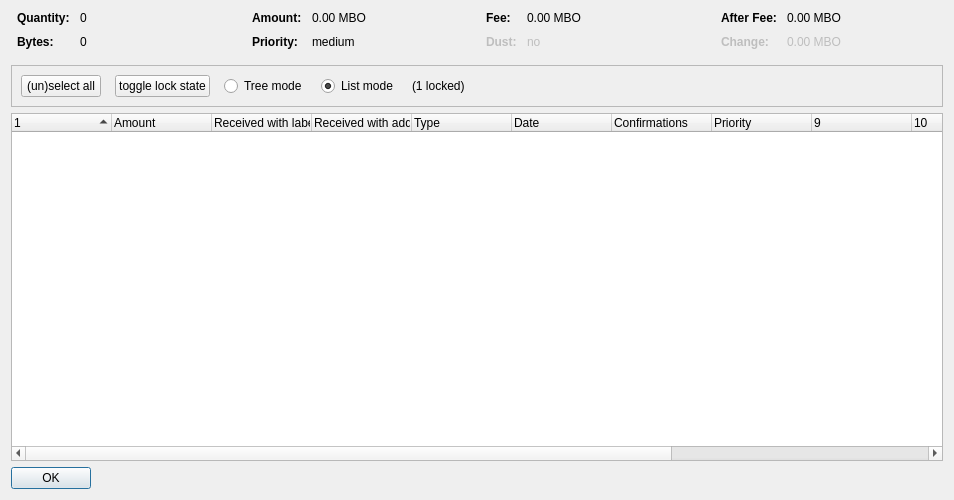
<?xml version="1.0" encoding="UTF-8"?>
<ui version="4.0">
 <class>CoinControlDialog</class>
 <widget class="QDialog" name="CoinControlDialog">
  <property name="geometry">
   <rect>
    <x>0</x>
    <y>0</y>
    <width>954</width>
    <height>500</height>
   </rect>
  </property>
  <property name="windowTitle">
   <string>Coin Selection</string>
  </property>
  <layout class="QVBoxLayout" name="verticalLayout">
   <item>
    <layout class="QHBoxLayout" name="horizontalLayoutTop" stretch="0,0,0,0">
     <property name="topMargin">
      <number>0</number>
     </property>
     <property name="bottomMargin">
      <number>10</number>
     </property>
     <item>
      <layout class="QFormLayout" name="formLayoutCoinControl1">
       <property name="horizontalSpacing">
        <number>10</number>
       </property>
       <property name="verticalSpacing">
        <number>10</number>
       </property>
       <property name="leftMargin">
        <number>6</number>
       </property>
       <property name="rightMargin">
        <number>6</number>
       </property>
       <item row="0" column="0">
        <widget class="QLabel" name="labelCoinControlQuantityText">
         <property name="font">
          <font>
           <weight>75</weight>
           <bold>true</bold>
          </font>
         </property>
         <property name="text">
          <string>Quantity:</string>
         </property>
        </widget>
       </item>
       <item row="0" column="1">
        <widget class="QLabel" name="labelCoinControlQuantity">
         <property name="cursor">
          <cursorShape>IBeamCursor</cursorShape>
         </property>
         <property name="contextMenuPolicy">
          <enum>Qt::ActionsContextMenu</enum>
         </property>
         <property name="text">
          <string notr="true">0</string>
         </property>
         <property name="textInteractionFlags">
          <set>Qt::LinksAccessibleByMouse|Qt::TextSelectableByKeyboard|Qt::TextSelectableByMouse</set>
         </property>
        </widget>
       </item>
       <item row="1" column="0">
        <widget class="QLabel" name="labelCoinControlBytesText">
         <property name="font">
          <font>
           <weight>75</weight>
           <bold>true</bold>
          </font>
         </property>
         <property name="text">
          <string>Bytes:</string>
         </property>
        </widget>
       </item>
       <item row="1" column="1">
        <widget class="QLabel" name="labelCoinControlBytes">
         <property name="cursor">
          <cursorShape>IBeamCursor</cursorShape>
         </property>
         <property name="contextMenuPolicy">
          <enum>Qt::ActionsContextMenu</enum>
         </property>
         <property name="text">
          <string notr="true">0</string>
         </property>
         <property name="textInteractionFlags">
          <set>Qt::LinksAccessibleByMouse|Qt::TextSelectableByKeyboard|Qt::TextSelectableByMouse</set>
         </property>
        </widget>
       </item>
      </layout>
     </item>
     <item>
      <layout class="QFormLayout" name="formLayoutCoinControl2">
       <property name="horizontalSpacing">
        <number>10</number>
       </property>
       <property name="verticalSpacing">
        <number>10</number>
       </property>
       <property name="leftMargin">
        <number>6</number>
       </property>
       <property name="rightMargin">
        <number>6</number>
       </property>
       <item row="0" column="0">
        <widget class="QLabel" name="labelCoinControlAmountText">
         <property name="font">
          <font>
           <weight>75</weight>
           <bold>true</bold>
          </font>
         </property>
         <property name="text">
          <string>Amount:</string>
         </property>
        </widget>
       </item>
       <item row="0" column="1">
        <widget class="QLabel" name="labelCoinControlAmount">
         <property name="cursor">
          <cursorShape>IBeamCursor</cursorShape>
         </property>
         <property name="contextMenuPolicy">
          <enum>Qt::ActionsContextMenu</enum>
         </property>
         <property name="text">
          <string notr="true">0.00 MBO</string>
         </property>
         <property name="textInteractionFlags">
          <set>Qt::LinksAccessibleByMouse|Qt::TextSelectableByKeyboard|Qt::TextSelectableByMouse</set>
         </property>
        </widget>
       </item>
       <item row="1" column="0">
        <widget class="QLabel" name="labelCoinControlPriorityText">
         <property name="font">
          <font>
           <weight>75</weight>
           <bold>true</bold>
          </font>
         </property>
         <property name="text">
          <string>Priority:</string>
         </property>
        </widget>
       </item>
       <item row="1" column="1">
        <widget class="QLabel" name="labelCoinControlPriority">
         <property name="cursor">
          <cursorShape>IBeamCursor</cursorShape>
         </property>
         <property name="contextMenuPolicy">
          <enum>Qt::ActionsContextMenu</enum>
         </property>
         <property name="text">
          <string>medium</string>
         </property>
         <property name="textInteractionFlags">
          <set>Qt::LinksAccessibleByMouse|Qt::TextSelectableByKeyboard|Qt::TextSelectableByMouse</set>
         </property>
        </widget>
       </item>
      </layout>
     </item>
     <item>
      <layout class="QFormLayout" name="formLayoutCoinControl3">
       <property name="horizontalSpacing">
        <number>10</number>
       </property>
       <property name="verticalSpacing">
        <number>10</number>
       </property>
       <property name="leftMargin">
        <number>6</number>
       </property>
       <property name="rightMargin">
        <number>6</number>
       </property>
       <item row="0" column="0">
        <widget class="QLabel" name="labelCoinControlFeeText">
         <property name="font">
          <font>
           <weight>75</weight>
           <bold>true</bold>
          </font>
         </property>
         <property name="text">
          <string>Fee:</string>
         </property>
        </widget>
       </item>
       <item row="0" column="1">
        <widget class="QLabel" name="labelCoinControlFee">
         <property name="cursor">
          <cursorShape>IBeamCursor</cursorShape>
         </property>
         <property name="contextMenuPolicy">
          <enum>Qt::ActionsContextMenu</enum>
         </property>
         <property name="text">
          <string notr="true">0.00 MBO</string>
         </property>
         <property name="textInteractionFlags">
          <set>Qt::LinksAccessibleByMouse|Qt::TextSelectableByKeyboard|Qt::TextSelectableByMouse</set>
         </property>
        </widget>
       </item>
       <item row="1" column="0">
        <widget class="QLabel" name="labelCoinControlLowOutputText">
         <property name="enabled">
          <bool>false</bool>
         </property>
         <property name="font">
          <font>
           <weight>75</weight>
           <bold>true</bold>
          </font>
         </property>
         <property name="text">
          <string>Dust:</string>
         </property>
        </widget>
       </item>
       <item row="1" column="1">
        <widget class="QLabel" name="labelCoinControlLowOutput">
         <property name="enabled">
          <bool>false</bool>
         </property>
         <property name="cursor">
          <cursorShape>IBeamCursor</cursorShape>
         </property>
         <property name="contextMenuPolicy">
          <enum>Qt::ActionsContextMenu</enum>
         </property>
         <property name="text">
          <string>no</string>
         </property>
         <property name="textInteractionFlags">
          <set>Qt::LinksAccessibleByMouse|Qt::TextSelectableByKeyboard|Qt::TextSelectableByMouse</set>
         </property>
        </widget>
       </item>
      </layout>
     </item>
     <item>
      <layout class="QFormLayout" name="formLayoutCoinControl4">
       <property name="horizontalSpacing">
        <number>10</number>
       </property>
       <property name="verticalSpacing">
        <number>10</number>
       </property>
       <property name="leftMargin">
        <number>6</number>
       </property>
       <property name="rightMargin">
        <number>6</number>
       </property>
       <item row="0" column="0">
        <widget class="QLabel" name="labelCoinControlAfterFeeText">
         <property name="font">
          <font>
           <weight>75</weight>
           <bold>true</bold>
          </font>
         </property>
         <property name="text">
          <string>After Fee:</string>
         </property>
        </widget>
       </item>
       <item row="0" column="1">
        <widget class="QLabel" name="labelCoinControlAfterFee">
         <property name="cursor">
          <cursorShape>IBeamCursor</cursorShape>
         </property>
         <property name="contextMenuPolicy">
          <enum>Qt::ActionsContextMenu</enum>
         </property>
         <property name="text">
          <string notr="true">0.00 MBO</string>
         </property>
         <property name="textInteractionFlags">
          <set>Qt::LinksAccessibleByMouse|Qt::TextSelectableByKeyboard|Qt::TextSelectableByMouse</set>
         </property>
        </widget>
       </item>
       <item row="1" column="0">
        <widget class="QLabel" name="labelCoinControlChangeText">
         <property name="enabled">
          <bool>false</bool>
         </property>
         <property name="font">
          <font>
           <weight>75</weight>
           <bold>true</bold>
          </font>
         </property>
         <property name="text">
          <string>Change:</string>
         </property>
        </widget>
       </item>
       <item row="1" column="1">
        <widget class="QLabel" name="labelCoinControlChange">
         <property name="enabled">
          <bool>false</bool>
         </property>
         <property name="cursor">
          <cursorShape>IBeamCursor</cursorShape>
         </property>
         <property name="contextMenuPolicy">
          <enum>Qt::ActionsContextMenu</enum>
         </property>
         <property name="text">
          <string notr="true">0.00 MBO</string>
         </property>
         <property name="textInteractionFlags">
          <set>Qt::LinksAccessibleByMouse|Qt::TextSelectableByKeyboard|Qt::TextSelectableByMouse</set>
         </property>
        </widget>
       </item>
      </layout>
     </item>
    </layout>
   </item>
   <item>
    <widget class="QFrame" name="frame">
     <property name="minimumSize">
      <size>
       <width>0</width>
       <height>40</height>
      </size>
     </property>
     <property name="frameShape">
      <enum>QFrame::StyledPanel</enum>
     </property>
     <property name="frameShadow">
      <enum>QFrame::Sunken</enum>
     </property>
     <layout class="QHBoxLayout" name="horizontalLayout">
      <item>
       <layout class="QHBoxLayout" name="horizontalLayoutPanel" stretch="0,0,0,0,0,0">
        <property name="spacing">
         <number>14</number>
        </property>
        <item>
         <widget class="QPushButton" name="pushButtonSelectAll">
          <property name="sizePolicy">
           <sizepolicy hsizetype="Maximum" vsizetype="Fixed">
            <horstretch>0</horstretch>
            <verstretch>0</verstretch>
           </sizepolicy>
          </property>
          <property name="text">
           <string>(un)select all</string>
          </property>
          <property name="autoDefault">
           <bool>false</bool>
          </property>
         </widget>
        </item>
        <item>
         <widget class="QPushButton" name="pushButtonToggleLock">
          <property name="sizePolicy">
           <sizepolicy hsizetype="Maximum" vsizetype="Fixed">
            <horstretch>0</horstretch>
            <verstretch>0</verstretch>
           </sizepolicy>
          </property>
          <property name="text">
           <string>toggle lock state</string>
          </property>
          <property name="autoDefault">
           <bool>false</bool>
          </property>
         </widget>
        </item>
        <item>
         <widget class="QRadioButton" name="radioTreeMode">
          <property name="sizePolicy">
           <sizepolicy hsizetype="Maximum" vsizetype="Fixed">
            <horstretch>0</horstretch>
            <verstretch>0</verstretch>
           </sizepolicy>
          </property>
          <property name="text">
           <string>Tree mode</string>
          </property>
         </widget>
        </item>
        <item>
         <widget class="QRadioButton" name="radioListMode">
          <property name="sizePolicy">
           <sizepolicy hsizetype="Maximum" vsizetype="Fixed">
            <horstretch>0</horstretch>
            <verstretch>0</verstretch>
           </sizepolicy>
          </property>
          <property name="text">
           <string>List mode</string>
          </property>
          <property name="checked">
           <bool>true</bool>
          </property>
         </widget>
        </item>
        <item>
         <widget class="QLabel" name="labelLocked">
          <property name="text">
           <string>(1 locked)</string>
          </property>
         </widget>
        </item>
        <item>
         <spacer name="horizontalSpacer">
          <property name="orientation">
           <enum>Qt::Horizontal</enum>
          </property>
          <property name="sizeHint" stdset="0">
           <size>
            <width>40</width>
            <height>20</height>
           </size>
          </property>
         </spacer>
        </item>
       </layout>
      </item>
     </layout>
    </widget>
   </item>
   <item>
    <widget class="CoinControlTreeWidget" name="treeWidget">
     <property name="contextMenuPolicy">
      <enum>Qt::CustomContextMenu</enum>
     </property>
     <property name="sortingEnabled">
      <bool>false</bool>
     </property>
     <property name="columnCount">
      <number>13</number>
     </property>
     <attribute name="headerShowSortIndicator" stdset="0">
      <bool>true</bool>
     </attribute>
     <attribute name="headerStretchLastSection">
      <bool>false</bool>
     </attribute>
     <column>
      <property name="text">
       <string/>
      </property>
     </column>
     <column>
      <property name="text">
       <string>Amount</string>
      </property>
     </column>
     <column>
      <property name="text">
       <string>Received with label</string>
      </property>
     </column>
     <column>
      <property name="text">
       <string>Received with address</string>
      </property>
     </column>
     <column>
      <property name="text">
	<string>Type</string>
      </property>
     </column>
     <column>
      <property name="text">	 
       <string>Date</string>
      </property>
     </column>
     <column>
      <property name="text">
       <string>Confirmations</string>
      </property>
      <property name="toolTip">
       <string>Confirmed</string>
      </property>
     </column>
     <column>
      <property name="text">
       <string>Priority</string>
      </property>
     </column>
     <column>
      <property name="text">
       <string/>
      </property>
     </column>
     <column>
      <property name="text">
       <string/>
      </property>
     </column>
     <column>
      <property name="text">
       <string/>
      </property>
     </column>
     <column>
      <property name="text">
       <string/>
      </property>
     </column>
     <column>
      <property name="text">
       <string/>
      </property>
     </column>
    </widget>
   </item>
   <item>
    <widget class="QDialogButtonBox" name="buttonBox">
     <property name="sizePolicy">
      <sizepolicy hsizetype="Maximum" vsizetype="Fixed">
       <horstretch>0</horstretch>
       <verstretch>0</verstretch>
      </sizepolicy>
     </property>
     <property name="orientation">
      <enum>Qt::Horizontal</enum>
     </property>
     <property name="standardButtons">
      <set>QDialogButtonBox::Ok</set>
     </property>
    </widget>
   </item>
  </layout>
 </widget>
 <customwidgets>
  <customwidget>
   <class>CoinControlTreeWidget</class>
   <extends>QTreeWidget</extends>
   <header>coincontroltreewidget.h</header>
  </customwidget>
 </customwidgets>
 <resources/>
 <connections/>
</ui>
